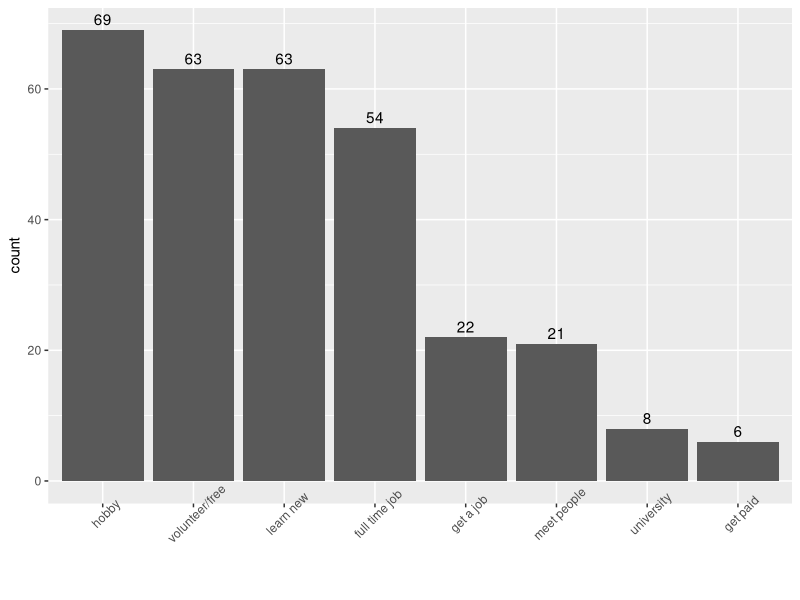

This figure's R source:
## ---- chunk 1
# Packages required
if(!require("dplyr")) install.packages("dplyr")
if(!require("knitr")) install.packages("knitr")
if(!require("reshape")) install.packages("reshape")
if(!require("ggplot2")) install.packages("ggplot2")
if(!require("forcats")) install.packages("forcats")
if(!require("xtable")) install.packages("xtable")
my_packages<-c("dplyr","knitr","reshape","ggplot2","forcats","xtable")
lapply(my_packages, library, character.only = TRUE)

percentage_distribution <-function(dat){
return(round(prop.table(table(dat),2)*100,0))
}

setwd("")  # set current working directory

data<-read.csv("responses.csv",header=T,stringsAsFactors=T,na.strings = c(""," ")) # import file with headers and set strings as factors

## Cleaning
# Select a subset of responses deemed relevant and rename it
data<-data[c(1,3:10,15:21,54:59,75:78,80,82,2)]
names(data)<-c("response.id","motivation.full.time.job","motivation.hobby","motivation.volunteer.for.free",
               "motivation.learn.something.new","motivation.school","motivation.help.get.job",
               "motivation.meet.new.people","motivation.get.paid",
               "frequency.contribution",
               "selection.how.software.is.build","selection.project.goal.align",
               "selection.friends.contribute","selection.project.welcoming",
               "selection.easy.to.join","selection.saw.on.social.media",
               "continue.interaction.with.welcoming.contributors","continue.connects.with.people.worldwide",
               "continue.low.stress.levels","continue.exciting.tasks","continue.challenging.tasks",
               "continue.being.paid","important.same.geographic.region","challenging.speak.different.language",
               "helpful.translation.tools","important.same.gender.identity","gender","region","country")
#View(data)
# Remove empty responses
data<-data[!apply(is.na(data[,-c(1,29)]), 1, all),] # Remove empty rows excluding response ID and country information derived from the survey
## ---- chunk 2
data$gender<-ordered(data$gender,levels=c("Man","Woman","Prefer not to disclose",NA))
levels(data$gender)<-c("Man","Woman",NA)

data$region<-factor(sub("[[:lower:]].\t","",data$region)) # removing extraneous text

# Combine regions into broader category - level 1
data$regionl1<-data$region
data$regionl<-data$region
levels(data$regionl)<-c("Oceania","Oceania","Asia","Asia","Europe","Americas","Africa","Americas","Europe",NA,"Asia","Asia","Europe","Africa","Asia","Europe") 
data$regionl<-ordered(data$regionl,levels=c("Europe","Asia","Americas","Africa","Oceania"))

levels(data$regionl1)<-c(NA,NA,"Asia","Asia","Europe","Americas","Africa","Americas","Europe",NA,"Asia","Asia","Europe","Africa","Asia","Europe") # Oceania is also assigned NA since we have insufficient responses from the region
data$regionl1<-ordered(data$regionl1,levels=c("Europe","Asia","Americas","Africa"))
## ---- chunk 3
chisq.test(table(data$gender))
summary(data$gender)
## ---- chunk 4
chisq.test(table(data$regionl))
summary(data$regionl)
## ---- chunk 5
chisq.test(table(data$regionl1))
summary(data$regionl1)
## ---- chunk 6
addmargins(table(data[,c("regionl","gender")]))
## ---- chunk 7
obj<-addmargins(table(data[,c("regionl","gender")]))
print(xtable(obj,type="latex",file="distribution.tex"))
## ---- chunk 8
addmargins(table(data[,c("regionl1","gender")]))
## ---- chunk 9
chisq.test(table(data[,c("regionl1","gender")])) 
## ---- chunk 10
motivation<-data[,c(2:9,27,30)]
motivation<-melt(motivation, id=c("regionl1","gender"),na.rm=T)[,c(1,2,4)]
## ---- chunk 11
dat<-motivation
levels(dat$value)<-c("full time job","hobby","volunteer/free","learn new","university","get a job","meet people","get paid")
ggplot(data=dat, aes(x=fct_infreq(value))) +
geom_bar() + xlab("") +
geom_text(stat='count', aes(label=..count..), vjust=-0.4) +
theme(axis.text.x = element_text(angle = 45))

## ---- chunk 12
percentage_distribution(motivation[,c("value","gender")])
lapply(1:8,function(i){chisq.test(percentage_distribution(motivation[,c("value","gender")])[i,])})
#lapply(1:8,function(i){chisq.test(table(motivation[,c("value","gender")])[i,])}) # for actual values; not representative of the actual distribution
## ---- chunk 13
lapply(1:8,function(i){chisq.test(percentage_distribution(motivation[,c("value","regionl1")])[i,])})
percentage_distribution(motivation[,c("value","regionl1")])
## ---- chunk 14
obj<-percentage_distribution(motivation[,c("value","regionl1")])
print(xtable(obj,type="latex",file="distribution.tex"))
## ---- chunk 15
data[,"frequency.contribution"]<-ordered(data[,"frequency.contribution"],
                                         c("Hourly","Daily","Weekly","Monthly"))
## ---- chunk 16
table(data[,"frequency.contribution"])
chisq.test(table(data[,"frequency.contribution"]))
## ---- chunk 17
chisq.test(table(data[,c("frequency.contribution","gender")]))
percentage_distribution(data[,c("frequency.contribution","gender")])
## ---- chunk 18
chisq.test(table(data[,c("frequency.contribution","regionl1")]))
percentage_distribution(data[,c("frequency.contribution","regionl1")])
## ---- chunk 19
selection<-data[,c(11:16,27,30)]
selection[,1:6]<-lapply(selection[,1:6],function(X) {ordered(X,levels=c("Very important","Important","Neutral","Less important","Not at all important"))})
for(i in 1:6){
  levels(selection[,i])<-c("Important","Important","Neutral","Not important","Not important")
}
## ---- chunk 20
chisq.test(table(selection[,"selection.how.software.is.build"])[c(1,3)])
#table(selection[,"selection.how.software.is.build"])
round(prop.table(table(selection[,"selection.how.software.is.build"])[c(1,3)])*100,0)

chisq.test(table(selection[,"selection.project.goal.align"])[c(1,3)])
#table(selection[,"selection.project.goal.align"])
round(prop.table(table(selection[,"selection.project.goal.align"])[c(1,3)])*100,0)

chisq.test(table(selection[,"selection.friends.contribute"])[c(1,3)])
#table(selection[,"selection.friends.contribute"])
round(prop.table(table(selection[,"selection.friends.contribute"])[c(1,3)])*100,0)

chisq.test(table(selection[,"selection.project.welcoming"])[c(1,3)])
#table(selection[,"selection.project.welcoming"])
round(prop.table(table(selection[,"selection.project.welcoming"])[c(1,3)])*100,0)

chisq.test(table(selection[,"selection.easy.to.join"])[c(1,3)])
#table(selection[,"selection.easy.to.join"])
round(prop.table(table(selection[,"selection.easy.to.join"])[c(1,3)])*100,0)

chisq.test(table(selection[,"selection.saw.on.social.media"])[c(1,3)])
#table(selection[,"selection.saw.on.social.media"])
round(prop.table(table(selection[,"selection.saw.on.social.media"])[c(1,3)])*100,0)
## ---- chunk 21
lapply(1:6,function(X){chisq.test(table(selection[,c(X,7)])[c(1,3),])})
lapply(1:6,function(X){percentage_distribution(selection[,c(X,7)])})
prop.table(table(selection[,c(3,7)])[c(1,3),],2)*100 # distribution for projects with friends
## ---- chunk 22
lapply(1:6,function(X){chisq.test(table(selection[,c(X,8)])[c(1,3),])})
lapply(1:6,function(X){percentage_distribution(selection[,c(X,8)])})
## ---- chunk 23
continue<-data[,c(17:22,27,30)]
continue[,1:6]<-lapply(continue[,1:6],function(X) {ordered(X,levels=c("Very important","Important","Neutral","Less important","Not at all important"))})
for(i in 1:6){
  levels(continue[,i])<-c("Important","Important","Neutral","Not important","Not important")
}
## ---- chunk 24
table(continue[,"continue.interaction.with.welcoming.contributors"])
chisq.test(table(continue[,"continue.interaction.with.welcoming.contributors"])[c(1,3)])
round(prop.table(table(continue[,"continue.interaction.with.welcoming.contributors"])[c(1,3)])*100,0)

table(continue[,"continue.connects.with.people.worldwide"])
chisq.test(table(continue[,"continue.connects.with.people.worldwide"])[c(1,3)])
round(prop.table(table(continue[,"continue.connects.with.people.worldwide"])[c(1,3)])*100,0)

#table(continue[,"continue.low.stress.levels"])
chisq.test(table(continue[,"continue.low.stress.levels"])[c(1,3)])
round(prop.table(table(continue[,"continue.low.stress.levels"])[c(1,3)])*100,0)

table(continue[,"continue.exciting.tasks"])
chisq.test(table(continue[,"continue.exciting.tasks"])[c(1,3)])
round(prop.table(table(continue[,"continue.exciting.tasks"])[c(1,3)])*100,0)

#table(continue[,"continue.challenging.tasks"])
chisq.test(table(continue[,"continue.exciting.tasks"])[c(1,3)])
round(prop.table(table(continue[,"continue.challenging.tasks"])[c(1,3)])*100,0)

#table(continue[,"continue.being.paid"])
chisq.test(table(continue[,"continue.being.paid"])[c(1,3)])
round(prop.table(table(continue[,"continue.being.paid"])[c(1,3)])*100,0)
## ---- chunk 25
lapply(1:6,function(X){chisq.test(percentage_distribution(continue[,c(X,7)])[c(1,3),])})
lapply(1:6,function(X){percentage_distribution(continue[,c(X,7)])})
round(prop.table(table(continue[,c(6,7)])[c(1,3),],2)*100,0) # criteria to continue participation: being paid
## ---- chunk 26
lapply(1:6,function(X){chisq.test(percentage_distribution(continue[,c(X,8)])[c(1,3),])})
lapply(1:6,function(X){percentage_distribution(continue[,c(X,8)])})
lapply(1:6,function(i){round(prop.table(table(continue[,c(i,8)])[c(1,3),],2)*100,0)})
## ---- chunk 27
data[,"important.same.geographic.region"]<-ordered(data[,"important.same.geographic.region"],c("Very Important","Important","Neutral","Less important","Not at all important"))
levels(data[,"important.same.geographic.region"])<-c("Important","Important","Neutral","Not important","Not important")
## ---- chunk 28
round(prop.table(table(data[,"important.same.geographic.region"]))*100,0)
chisq.test(round(prop.table(table(data[,"important.same.geographic.region"]))*100,0)[c(1,3)])
round(prop.table(table(data[,"important.same.geographic.region"])[c(1,3)])*100,0)
## ---- chunk 29
chisq.test(percentage_distribution(data[,c("important.same.geographic.region","gender")])[c(1,3),])
percentage_distribution(data[,c("important.same.geographic.region","gender")])

## ---- chunk 30
chisq.test(percentage_distribution(data[,c("important.same.geographic.region","regionl1")])[c(1,3),])
percentage_distribution(data[,c("important.same.geographic.region","regionl1")])
round(prop.table(table(data[,c("important.same.geographic.region","regionl1")])[c(1,3),],2)*100,0)
## ---- chunk 31
data[,"challenging.speak.different.language"]<-ordered(data[,"challenging.speak.different.language"],c("Very challenging","Challenging","Neutral","Less challenging","Not at all challenging"))
levels(data[,"challenging.speak.different.language"])<-c("Challenging","Challenging","Neutral","Not challenging","Not challenging")
## ---- chunk 32
chisq.test(round(prop.table(table(data[,"challenging.speak.different.language"]))*100,0)[c(1,3)])
round(prop.table(table(data[,"challenging.speak.different.language"]))*100,0)
## ---- chunk 33
chisq.test(percentage_distribution(data[,c("challenging.speak.different.language","gender")])[c(1,3),])
percentage_distribution(data[,c("challenging.speak.different.language","gender")])
## ---- chunk 34
chisq.test(percentage_distribution(data[,c("challenging.speak.different.language","regionl1")])[c(1,3),])
percentage_distribution(data[,c("challenging.speak.different.language","regionl1")])
round(prop.table(table(data[,c("challenging.speak.different.language","regionl1")])[c(1,3),],2)*100,0)
## ---- chunk 35
obj<-round(prop.table(table(data[,c("challenging.speak.different.language","regionl1")])[c(1,3),],2)*100,0)
print(xtable(obj,type="latex",file="distribution.tex"))
## ---- chunk 36
data[,"helpful.translation.tools"]<-ordered(data[,"helpful.translation.tools"],c("Very helpful","Helpful","Neutral","Less helpful","Not at all helpful"))
levels(data[,"helpful.translation.tools"])<-c("Helpful","Helpful","Neutral","Not helpful","Not helpful")
## ---- chunk 37
chisq.test(round(prop.table(table(data[,"helpful.translation.tools"]))*100,0))
round(prop.table(table(data[,"helpful.translation.tools"]))*100,0)
## ---- chunk 38
chisq.test(percentage_distribution(data[,c("helpful.translation.tools","gender")])[c(1,3),])
percentage_distribution(data[,c("helpful.translation.tools","gender")])
round(prop.table(table(data[,c("helpful.translation.tools","gender")])[c(1,3),],2)*100,0)
## ---- chunk 39
chisq.test(percentage_distribution(data[,c("helpful.translation.tools","regionl1")])[c(1,3),])
percentage_distribution(data[,c("helpful.translation.tools","regionl1")])
## ---- chunk 40
data[,c("important.same.gender.identity")]<-ordered(data[,c("important.same.gender.identity")],c("Important","Neutral","Less important","Not at all important"))
levels(data[,c("important.same.gender.identity")])<- c("Important","Neutral","Not important","Not important")
## ---- chunk 41
chisq.test(table(data[,c("important.same.gender.identity")])[c(1,3)])
table(data[,c("important.same.gender.identity")])
round(prop.table(table(data[,c("important.same.gender.identity")])[c(1,3)])*100,0)
## ---- chunk 42
chisq.test(percentage_distribution(data[,c("important.same.gender.identity","gender")])[c(1,3),])
percentage_distribution(data[,c("important.same.gender.identity","gender")])
round(prop.table(table(data[,c("important.same.gender.identity","gender")])[c(1,3),],2)*100,0)
## ---- chunk 43
chisq.test(percentage_distribution(data[,c("important.same.gender.identity","regionl1")])[c(1,3),])
percentage_distribution(data[,c("important.same.gender.identity","regionl1")])
round(prop.table(table(data[,c("important.same.gender.identity","regionl1")])[c(1,3),],2)*100,0)
